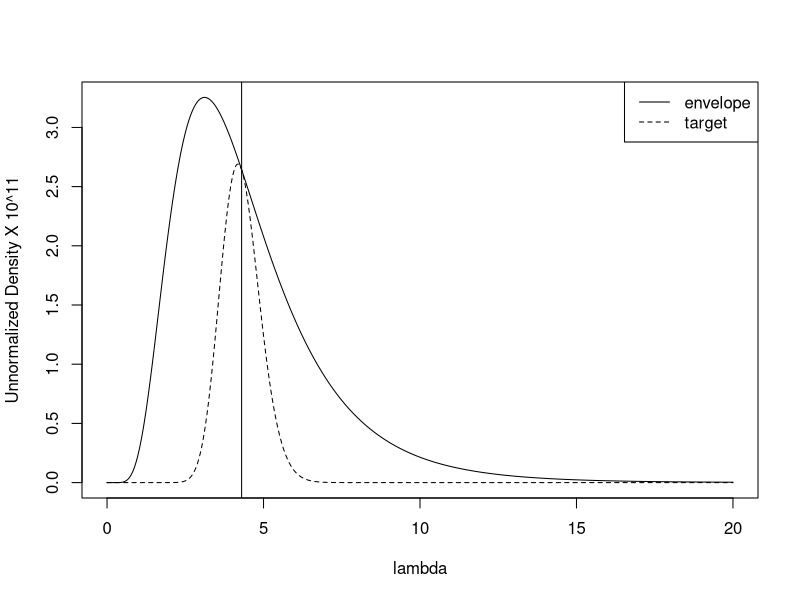
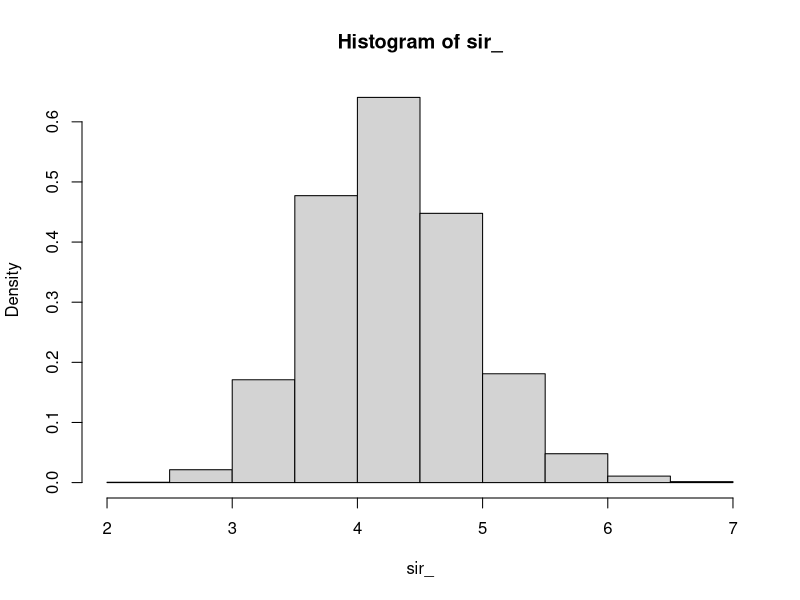
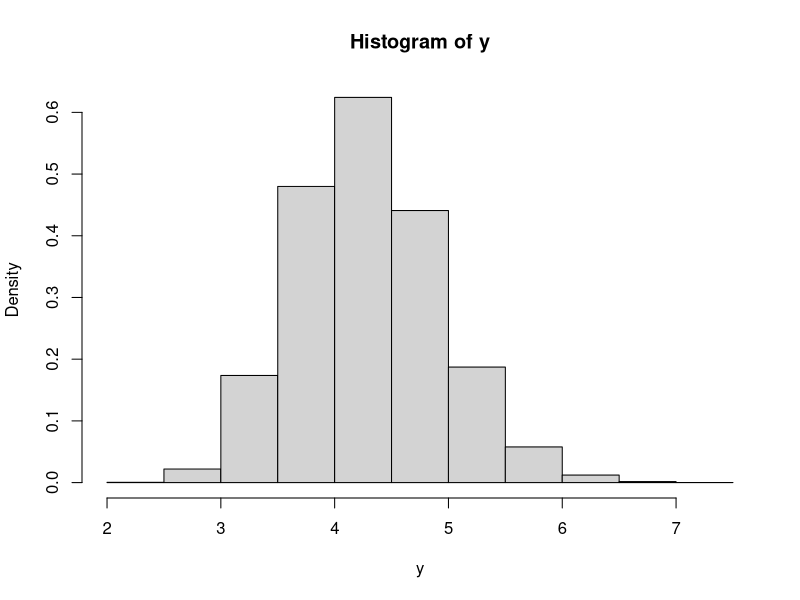

Source code (R) for these figures, in order:
#eg6.2
x <- c(8,3,4,3,1,7,2,6,2,7); x_ <- mean(x)
m <- 100000; n<-10000 # change m!!!
prior <- rlnorm(m,log(4),0.5); u = runif(m)

##### rejection sampling #####
check <- sapply(prior,function(a){
  sum(dpois(x,a,log=T))-sum(dpois(x,x_,log=T))})
check = exp(check)
condition <- u < check

y<-prior[condition];mean(condition)

xx=seq(0,20,length.out=1000)
ey=dlnorm(xx,log(4),.5)*prod(dpois(x,mean(x)))
plot(xx,ey*10^11,type="l", ylab = "Unnormalized Density X 10^11",
     xlab = "lambda")
qy=dlnorm(xx,log(4),.5)*sapply(xx,function(lambda){prod(dpois(x,lambda))})
lines(xx,qy*10^11,lty=2)
legend("topright", legend=c("envelope", "target"),lty = c(1,2))
abline(v = 4.3)

##### SIR #####
w<-sapply(prior,function(a) sum(dpois(x,a,log=T))); w<-exp(w)
sir_<-sample(prior,n,replace = T, prob = w)

hist(sir_, probability = T)
hist(y, probability = T)

length(y); length(sir_)
